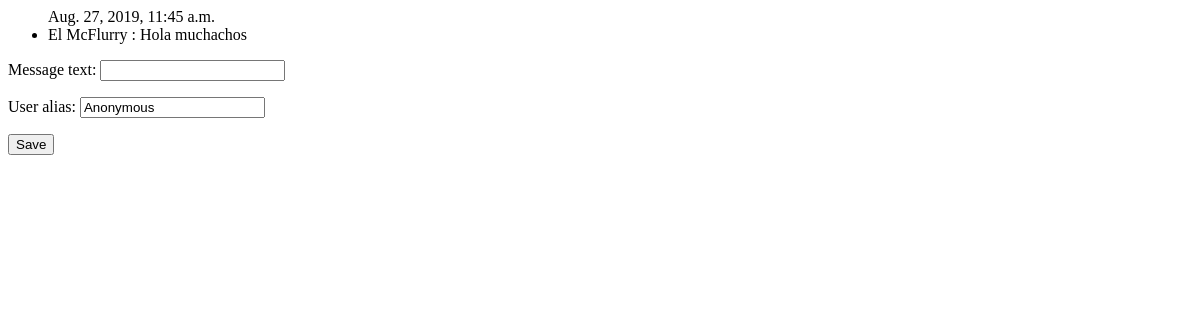
The page /chatting/ on the database as committed earlier.
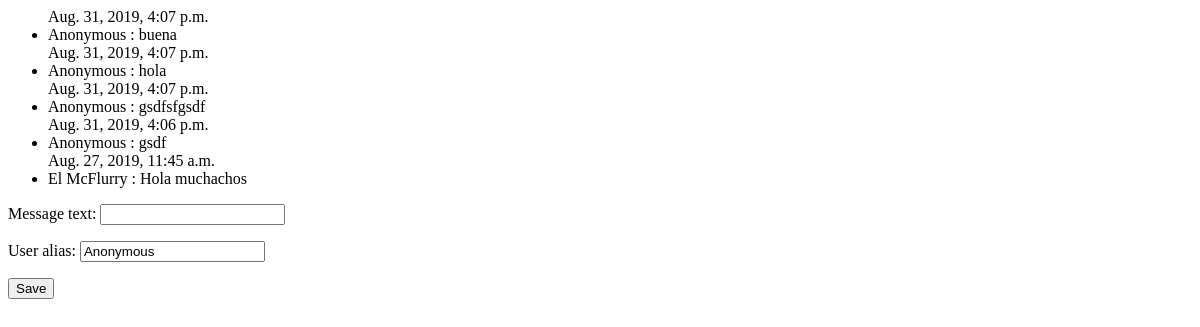
The same page on the database as committed later.
### chatting/models.py (models this page shows, shortened)
class Message(models.Model):
    message_text = models.CharField(max_length=500)
    pub_date = models.DateTimeField(default=timezone.now)
    user_alias = models.CharField(max_length=100, default='Anonymous')

### chatting/views.py (the view)
# urls.py: path('', views.index, name='index'),
def index(request):
    form = MessageForm(request.POST or None)
    if form.is_valid():
        form.save()
    latest_message_list = Message.objects.order_by('-pub_date')[:5]
    template = loader.get_template('chatting/index.html')
    context = {
        'form': form,
        'latest_message_list': latest_message_list,
    }
    return HttpResponse(template.render(context, request))

### chatting/forms.py
class MessageForm(forms.ModelForm):
    class Meta:
        model = Message
        fields = [
            'message_text',
            'user_alias'
        ]

### chatting/templates/chatting/index.html (shortened to what this page needs)
{% if latest_message_list %}
    <ul>
    {% for message in latest_message_list %}
        {{ message.pub_date }}
        <li><a>{{ message.user_alias }} : {{ message.message_text }}</a></li>
    {% endfor %}
    </ul>
{% else %}
    <p>No messages are available.</p>
{% endif %}
<form method="POST"> {% csrf_token %}
    {{form.as_p}}
    <input type='submit' value='Save'/>
</form>

Rows that differ between the two databases and show on the page:
added Message: pub_date "Aug. 31, 2019, 4:07 p.m.", user_alias "Anonymous", message_text "buena"
added Message: pub_date "Aug. 31, 2019, 4:07 p.m.", user_alias "Anonymous", message_text "hola"
added Message: pub_date "Aug. 31, 2019, 4:07 p.m.", user_alias "Anonymous", message_text "gsdfsfgsdf"
added Message: pub_date "Aug. 31, 2019, 4:06 p.m.", user_alias "Anonymous", message_text "gsdf"
